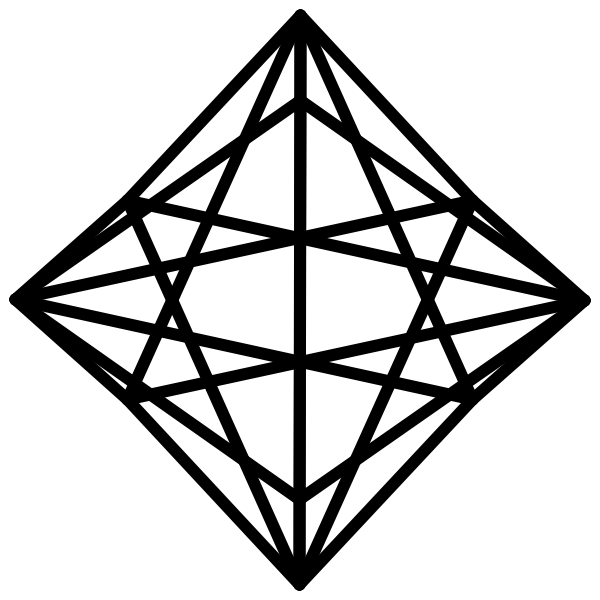
Frame 1 (no input)
Frame 60 (the mouse pressed at the canvas centre just before this capture): identical to frame 1, image omitted
Frame 120 (the mouse held since frame 60 and released just before this capture): identical to frame 1, image omitted

The Processing sketch that drew this single still picture (run headless with seeded random() and noise(); from frame 60 on, the mouse is pressed at the canvas centre):

// Processing sketch: connectTheDots
// ── connectTheDots.pde
float horizontalStretch = 1;

//index.html settings:
float penFractionOfWidth = 0.02;
int numPointsOuterRing = 4;
int numPointsInnerRing = 6;
float radiusInnerRing = 0.7;
boolean  redrawNeeded = true;

interface JavaScript {
  void showValues(float strokeWt, int nOuter, int nInner, float radius);
}

void bindJavascript(JavaScript js) {
  javascript = js;
}

JavaScript javascript;

void setup() {
  size(600,600);
}

void setStrokeWeight(float s) {
  penFractionOfWidth = s;
  redrawNeeded = true;
}

void setNumberVerticesInnerRing(int n) {
  numPointsInnerRing = n;
  redrawNeeded = true;
}

void setNumberVerticesOuterRing(int n) {
  numPointsOuterRing = n;
  redrawNeeded = true;
}

void setRadiusInnerRing(float r) {
  radiusInnerRing = r;
  redrawNeeded = true;
}

void draw() {
  if (!redrawNeeded) return;
  redrawNeeded = false;
  if (javascript!=null) 
    javascript.showValues(penFractionOfWidth, numPointsOuterRing, numPointsInnerRing, radiusInnerRing);
  background(255);
  noSmooth();
  translate(width/2, height/2);
  rotate(PI/2);
  strokeWeight(penFractionOfWidth * width);

  Ring r1 = new Ring();
  r1.setPoints(numPointsOuterRing);
  r1.setRadiusAsFractionOfWidth(1);

  Ring r2 = new Ring();
  r2.setPoints(numPointsInnerRing);
  r2.setRadiusAsFractionOfWidth(radiusInnerRing);

  r1.connectToRing(r2);
}

class Ring {
  float radiusAsFractionOfWidth;
  int numPoints;
  float rotation = 0;

  void setRadiusAsFractionOfWidth(float r) {
    radiusAsFractionOfWidth = r;
  }

  void setPoints(int n) {
    numPoints = n;
  }

  void connectToRing(Ring ring) {
    for (int i = 0; i < numPoints; ++i) {
      Point p = pointAtIndex(i);
      for (int j = 0; j < ring.numPoints; ++j) {
        Point p2 = ring.pointAtIndex(j);
        p.connectToPoint(p2);
      }
    }
  }

  Point pointAtIndex(int j) {
    float radius =  width * radiusAsFractionOfWidth / 2 * 0.95;
    float angle = 2 * PI / numPoints * j + rotation;
    return new Point(radius * cos(angle), radius * sin(angle) * horizontalStretch);
  }
}

class Point {
  float x, y;

  Point(float x_, float y_) {
    x = x_;
    y = y_;
  }

  void connectToPoint(Point p) {
    line(x, y, p.x, p.y);
  }
}
